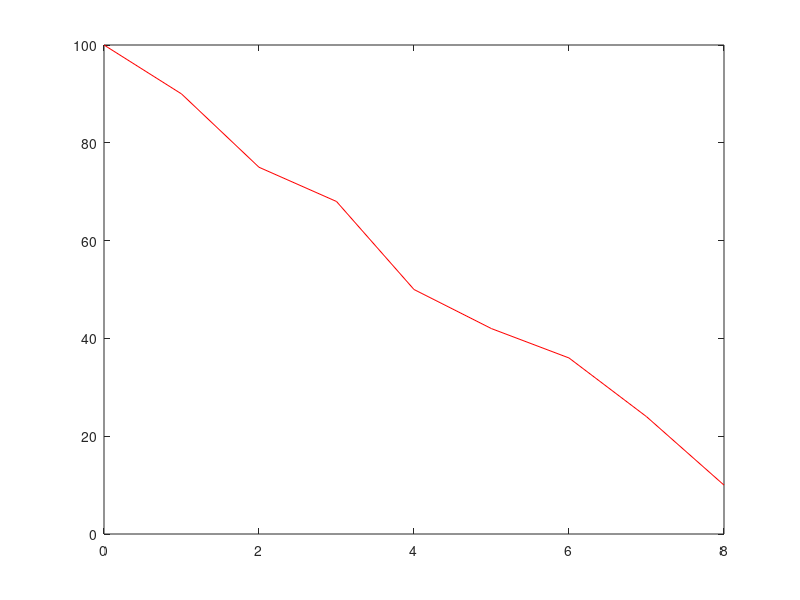

This figure's MATLAB source: (Note: this script raises an error after producing the figure.)
%%Question 3

datax = [0 1 2 3 4 5 6 7 8];
datay = [100 90 75 68 50 42 36 24 10];

titlex='Time(s)';
titley="Undissolved Material(g)";
plot(datax,datay,'color','red');


title(titley + " vs. " + titlex);
xlabel(titlex);
ylabel(titley);
